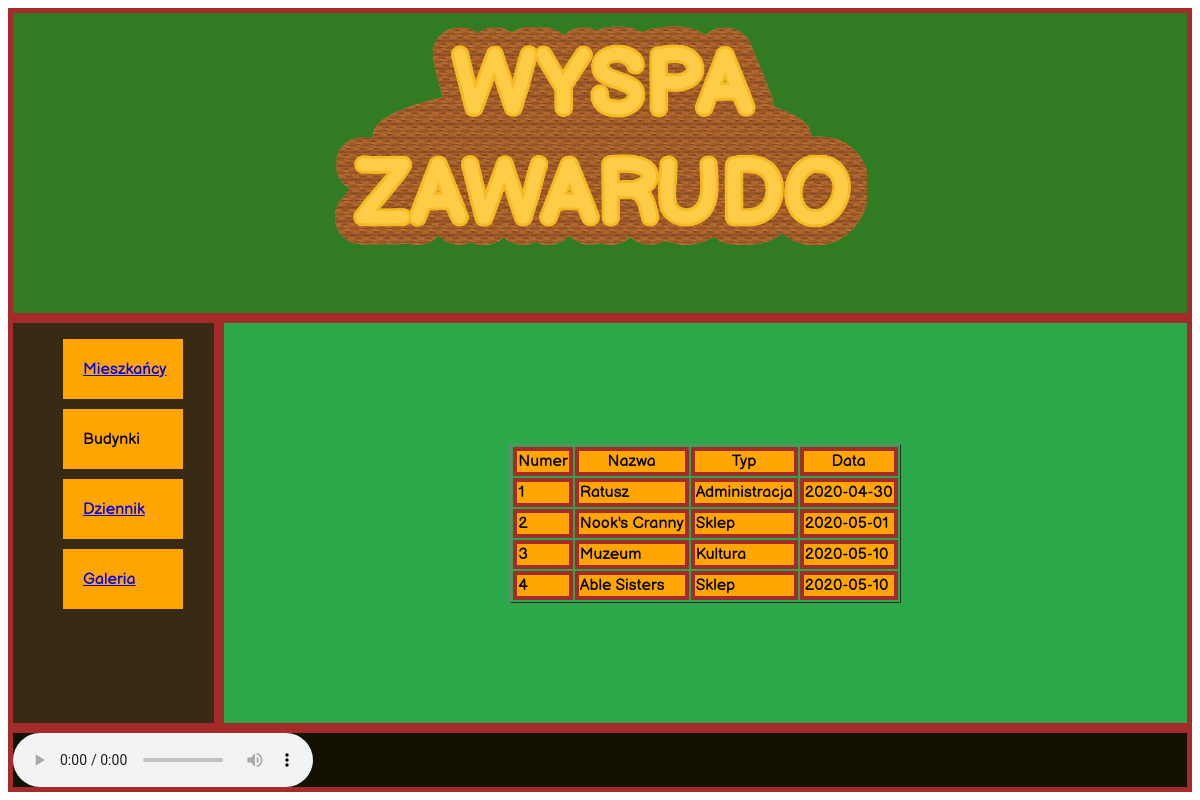
The app's page /buildings/index.php with its own data.
### tables this page shows
CREATE TABLE `budynki` (
  `Numer` int(11) NOT NULL,
  `Nazwa` text NOT NULL,
  `Typ` text NOT NULL,
  `Data` date NOT NULL
);

### buildings/index.php (the view, shortened to what this page needs)
<html>
  <head>
    <link rel="stylesheet" href="style.css">
  </head>
  <body>
  <div class="cont">
    <div class="header"><a href="../index.html"><img src="../Logo.png" height="300px"></div></a>
    <div class="sidebar">
      <ul class="menu">
        <li class="kwadrat">
        <a class="text1" href="../villagers/mieszkancy/index.php">Mieszkańcy</a>
      </li>
        <li class="kwadrat">
          <a class="text1">Budynki</a></li>
        <li class="kwadrat"><a class="text1" href="../dairy/index.html">Dziennik</a></li>
        <li class="kwadrat"><a class="text1" href="../galery/index.html">Galeria</a></li>
    </ul>
    </div>
    <div class="main">
    <?php
    $servername = "127.0.0.1";
    $username = "root";
    $password = "";
    $dbname = "wojtacha";
    $conn = new mysqli($servername, $username, $password, $dbname);
    $result = $conn->query("SELECT * FROM budynki");
    echo("<table border='1'>");
    echo("<tr>
    <th>Numer</th>
    <th>Nazwa</th>
    <th>Typ</th>
    <th>Data</th>
    </tr>");
    while( $wiersz = $result->fetch_assoc() ) {
        echo("<tr>");
        echo("<td>".$wiersz['Numer']."</td>".
        "<td>".$wiersz['Nazwa']."</td>".
        "<td>".$wiersz['Typ']."</td>".
        "<td>".$wiersz['Data']."</td>"
    );
        echo("</tr>");
    }
    echo("</table>");
    ?>
    </div>
    <div class="footer">
      <audio controls>
        <source src="../../theme.mp3" type="audio/mpeg">
      </audio>
    </div>
  </div>
  </body>
</html>

### buildings/style.css (style rules this page uses)
* { font-family: 'BalsamiqSans-Regular'; font-weight: normal; font-style: normal; }
.cont { display: grid; grid-template-columns: 0.65fr 1fr 1fr 1fr; grid-template-rows: 1fr 1fr 1fr 0.25fr; grid-template-areas: "a a a a" "b c c c" "b c c c" "d d d d"; width: 100%; height: 100%; }
.header { grid-area: a; background: #317B22; display: flex; justify-content: center; align-items: center; border: solid 5px brown; }
.sidebar { grid-area: b; background: #392A16; border: solid 5px brown; }
.main { grid-area: c; background: #2BA84A; display: flex; justify-content: center; align-items: center; border: solid 5px brown; }
.tabelka, td, th { border: solid 4px brown; background: orange; }
.footer { grid-area: d; background: #131200; display: flex; justify-content: flex-start; align-items: center; border: solid 5px brown; }
.kwadrat { position: relative; display: flex; background: orange; width: 120px; height: 60px; list-style-type: none; align-self: center; margin: 10px; }
.text1 { display: flex; justify-content: center; align-items: center; padding: 20px; }

### records on screen
budynki: Numer "1", Nazwa "Ratusz", Typ "Administracja", Data "2020-04-30"
budynki: Numer "2", Nazwa "Nook's Cranny", Typ "Sklep", Data "2020-05-01"
budynki: Numer "3", Nazwa "Muzeum", Typ "Kultura", Data "2020-05-10"
budynki: Numer "4", Nazwa "Able Sisters", Typ "Sklep", Data "2020-05-10"
